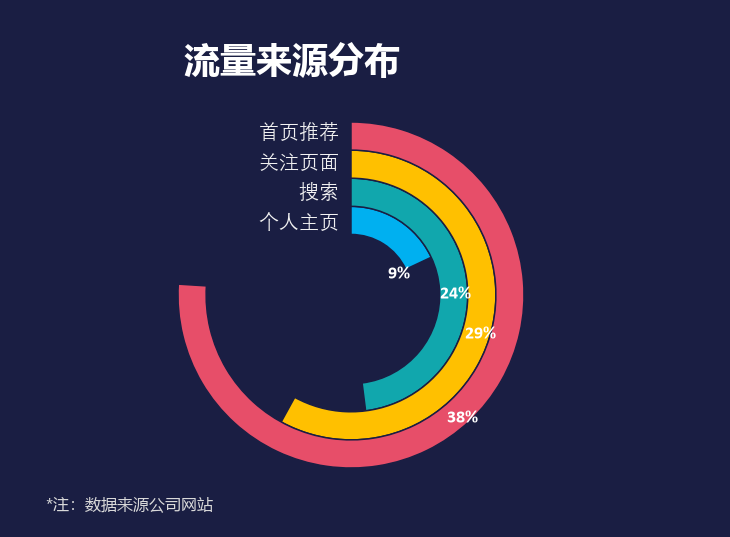

Source code (Python):
# -*- coding: utf-8 -*-
"""图 36 · VBA 动态玉玦图（近 7 天 / 近 30 天流量来源）。

工作表 6 的两个按钮（Button 1 / Button 2）把 H3 写成「近7天」/「近30天」，
图表数据区 B11:F12 用 VLOOKUP 取对应周期，占位列 = 50% − 占比，于是每个
系列的总和都是 50%，彩色弧长 = 占比 / 50% × 360°。

holeSize=35、4 层，颜色由内到外：00B0F0 / 11A7AD / FFC000 / E74E69。

用法：
    python chart36_vba_jade_ring.py                # 当前 近30天
    python chart36_vba_jade_ring.py --period 7
    python chart36_vba_jade_ring.py --gif
"""

import argparse

import matplotlib.pyplot as plt
from matplotlib.patches import Wedge

import chartkit as kit

W, H = kit.chart_size(36)
CX, CY = 351.0, 295.0
OUTER_R = 173.0
INNER_R = OUTER_R * 0.35
BANDS = 4
BAND = (OUTER_R - INNER_R) / BANDS

COLORS = ["#00B0F0", "#11A7AD", "#FFC000", "#E74E69"]
DATA = {
    7: [0.13, 0.19, 0.32, 0.36],
    30: [0.09, 0.24, 0.29, 0.38],
}
CENTER_LABELS = ["首页推荐", "关注页面", "搜索", "个人主页"]
PCT_POS = [(388, 265), (440, 285), (465, 325), (447, 409)]


def render(days):
    values = DATA[days]
    fig = kit.new_figure(W, H)
    ax = fig.add_axes([0, 0, 1, 1])
    ax.set_xlim(0, W)
    ax.set_ylim(H, 0)
    ax.set_aspect("equal")
    ax.axis("off")

    for index, (value, color) in enumerate(zip(values, COLORS)):
        sweep = value / 0.5 * 360.0
        radius = INNER_R + (index + 1) * BAND
        ax.add_patch(Wedge((CX, CY), radius, -90, sweep - 90, width=BAND,
                           facecolor=color, edgecolor=kit.BACKGROUND,
                           linewidth=1.5 * 0.72, joinstyle="miter"))
        ax.text(PCT_POS[index][0], PCT_POS[index][1],
                "%d%%" % round(value * 100), color="white",
                fontsize=9 * kit.FONT_SCALE, fontfamily=kit.AXIS_FONTS,
                fontweight="bold", ha="left", va="top")

    for top, label in zip([122, 153, 182, 212], CENTER_LABELS):
        ax.text(339, top, label, color="#F2F2F2",
                fontsize=10 * kit.FONT_SCALE, fontfamily=kit.AXIS_FONTS,
                ha="right", va="top")

    ax.text(184, 42, "流量来源分布", color="white",
            fontsize=18 * kit.FONT_SCALE, fontfamily=kit.UI_FONT,
            fontweight="bold", va="top", ha="left")
    ax.text(46, 497, "*注：数据来源公司网站", color="#D9D9D9",
            fontsize=8 * kit.FONT_SCALE, fontfamily=kit.UI_FONT,
            va="top", ha="left")
    return fig


def main():
    parser = argparse.ArgumentParser()
    parser.add_argument("--period", default="30", choices=["7", "30"])
    parser.add_argument("--gif", action="store_true")
    args = parser.parse_args()
    days = int(args.period)

    fig = render(days)
    kit.save(fig, "chart36_vba_jade_ring.png")
    plt.close(fig)

    if args.gif:
        frames = []
        for value in (7, 30):
            fig = render(value)
            frames.append(kit.to_image(fig))
            plt.close(fig)
        kit.save_gif(frames, "chart36_vba_jade_ring.gif", duration=1200)


if __name__ == "__main__":
    main()
